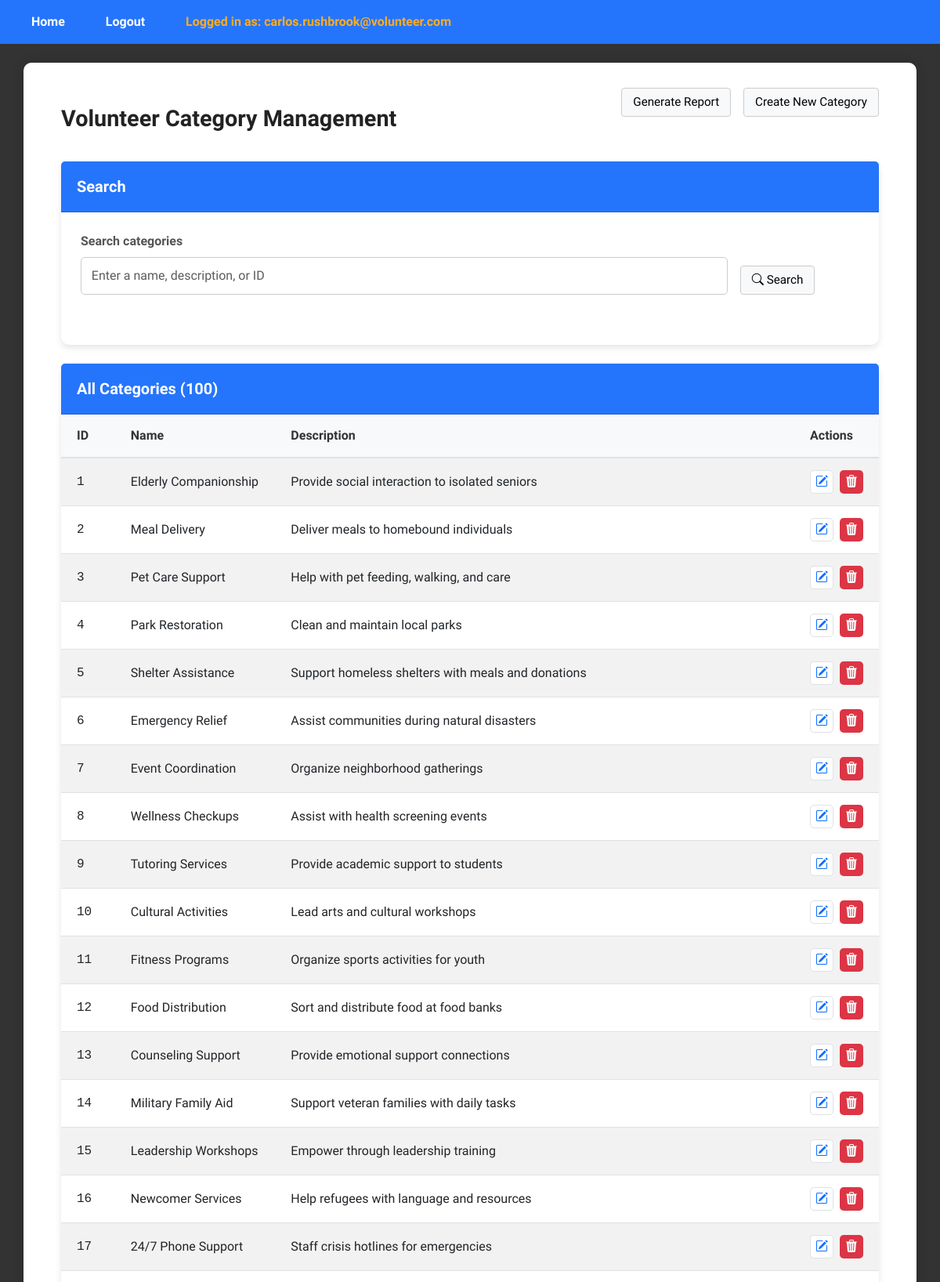
The page /ViewVolunteerCategoryPage (signed in, upper part) on the database its author committed.
### tables this page shows
CREATE TABLE category (
    category_id INTEGER PRIMARY KEY AUTOINCREMENT,
    category_name VARCHAR(30),
    category_desc TEXT
);

### app.py (the view)
@app.route("/ViewVolunteerCategoryPage", methods=["GET"])
def viewVolunteerCategoryPage():
    if 'email' not in session:
        return redirect(url_for('login'))
    if session['role_id'] != 2 and 'email' in session:
        return redirect(url_for('login'))
    category_keyword = (request.args.get('category_keyword') or "").strip()   # ← read the search text
    view_controller = ViewVolunteerCategoryController()
    search_controller = SearchVolunteerCategoryController()
    if not category_keyword:
        all_categories = view_controller.viewVolunteerCategory()
    else:
        all_categories = search_controller.searchVolunteerCategory(category_keyword)
    return render_template("pm/ViewVolunteerCategoryPage.html", categories=all_categories, category_keyword=category_keyword)

### controllers/pm/ViewVolunteerCategoryController.py (called while the page is built)
    def viewVolunteerCategory(self):
        categories = Category()
        return categories.viewVolunteerCategory()

### database/database_management.py (called while the page is built)
def dbConnection():
    return sqlite3.connect("database/volunteer_system.db")

### entities/Category.py (called while the page is built)
    def viewVolunteerCategory(self):
        conn = database_management.dbConnection()
        conn.row_factory = sqlite3.Row
        cursor = conn.cursor()
        cursor.execute("SELECT * FROM category")
        rows = cursor.fetchall()
        conn.close()
        return [Category(**dict(row)) for row in rows] if rows else []

### templates/pm/ViewVolunteerCategoryPage.html (shortened to what this page needs)
{% extends "layout.html" %}
{% block content %}
<div class="dashboard-wrapper">
  <div class="dashboard-container">
    <div class="d-flex justify-content-between align-items-center mb-3">
      <h1 class="m-0">Volunteer Category Management</h1>
      <div class="d-flex gap-2 align-items-center mb-3">
        <div class="d-flex align-items-center gap-3" style="margin-bottom: 25px;">
          <a href="{{ url_for('reportManagementPage') }}" class="plain-btn">Generate Report</a>
          <a href="{{ url_for('createVolunteerCategoryPage') }}" class="plain-btn">Create New Category</a>
        </div>
      </div>
    </div>
    </div>
  <form class="card mb-4" method="get" action="{{ url_for('viewVolunteerCategoryPage') }}">
  <div class="card-header">
    <h5 class="m-0"> Search</h5>
  </div>
  <div class="card-body row g-3">
    <div class="col-md-10">
      <label class="form-label">Search categories</label>
      <input id="categoryKeywordInput" name="category_keyword" value="{{ request.args.get('category_keyword','') }}" type="text" class="form-control" placeholder="Enter a name, description, or ID">
    </div>
    <div class="col-md-2 d-flex align-items-end">
      <button class="plain-btn" type="submit"><i class="bi bi-search"></i> Search</button>
    </div>
  </div>
</form>
    {% if not categories %}
    <h2 style="text-align: center;">No such category found!</h3>
    {% else %}
    <div class="card">
      <div class="card-header d-flex justify-content-between align-items-center">
        <h5 class="m-0">All Categories ({{ categories|length }})</h5>
      </div>
      <div class="card-body p-0">
        <div class="table-responsive">
          <table class="table table-striped table-hover m-0 align-middle">
            <thead class="table-light">
              <tr>
                <th style="width: 80px;">ID</th>
                <th>Name</th>
                <th style="width: 100%">Description</th>
                <th style="width: 100px;">Actions</th>
              </tr>
            </thead>
            <tbody>
              {% for category in categories %}
              <tr>
                <td class="text-monospace" value="{{ request.args.get('category_id','') }}">{{ category.category_id }}</td>
                <td>{{ category.category_name }}</td>
                <td>{{ category.category_desc }}</a></td>
                <td>
                  <div class="btn-toolbar" role="toolbar">
                    <div style="display: flex !important; flex-direction: row !important; gap: 0.5rem; align-items: center;">
                      <a class="btn btn-sm" href="{{ url_for('updateVolunteerCategoryPage', category_id=category.category_id) }}" title="Edit category" style="width: 30px; height: 30px; padding: 0; display: flex; align-items: center; justify-content: center; cursor: pointer; background-color: white; border: 1px solid #dee2e6; border-radius: 5px !important;">
                        <i class="bi bi-pencil-square" style="color: #0d6efd; font-size: 16px;"></i>
                      </a>
                      <form method="post" action="{{ url_for('deleteVolunteerCategoryPage', category_id=category.category_id) }}" style="margin: 0; display: inline-block;">
                        <button class="btn btn-sm" type="submit" title="Delete category" style="width: 30px; height: 30px; padding: 0; display: flex; align-items: center; justify-content: center; background-color: #dc3545; color: white; border: none; cursor: pointer; border-radius: 5px !important;">
                          <i class="bi bi-trash3-fill" style="color: white; font-size: 16px;"></i>
                        </button>
                      </form>
                    </div>
                  </div>
                </td>
              </tr>
              {% endfor %}
            </tbody>
          </table>
        </div>
      </div>
    </div>
    {% endif %}
  </div>
{% endblock %}

### static/css/styles.css (style rules this page uses)
body { font-family: "Stack Sans Headline", system-ui, 'Trebuchet MS', "Segoe UI", Geneva, Verdana, sans-serif; background: #333; color: #333; margin: 0; padding: 0; min-height: 100vh; }
h1 { text-align: center; margin-bottom: 1.5rem; color: #222; font-weight: 700; font-size: 1.8rem; }
form div { margin-bottom: 1.2rem; }
label { display: block; margin-bottom: 0.4rem; font-weight: 600; color: #555; }
input[type="email"], input[type="password"], input[type="text"] { width: 100%; padding: 0.7rem 0.8rem; border-radius: 5px; border: 1.5px solid #ccc; font-size: 1rem; transition: border-color 0.3s ease; box-sizing: border-box; }
.card { box-shadow: 0 4px 8px rgba(0,0,0,0.1); border-radius: 10px; border: none; margin-bottom: 30px; background: #fff; }
.card-header { background-color: #2575fc; color: white; padding: 20px; border-radius: 10px 10px 0 0; font-size: 1.2rem; }
.card-header h5 { margin: 0; font-weight: 600; }
.card-body { padding: 25px; }
.table-responsive { border-radius: 8px; overflow-x: auto; }
.table { margin-bottom: 0; width: 100%; border-collapse: collapse; table-layout: auto; }
.table thead th { padding: 15px 20px; font-weight: 600; border-bottom: 2px solid #dee2e6; white-space: nowrap; background-color: #f8f9fa; color: #333; text-align: left; }
.table tbody td { padding: 15px 20px; vertical-align: middle; border-bottom: 1px solid #dee2e6; white-space: nowrap; }
.table-striped tbody tr:nth-of-type(odd) { background-color: rgba(0,0,0,0.02); }
.table th, .table td { min-width: 100px; }
.table th:first-child, .table td:first-child { min-width: 30px; }
.table th:nth-child(2), .table td:nth-child(2) { min-width: 180px; }
.table th:nth-child(3), .table td:nth-child(3) { min-width: 250px; }
.plain-btn { background-color: #f8f9fa; border: 1px solid #ccc; color: #000; padding: 6px 14px; border-radius: 4px; font-size: 0.95rem; font-weight: 500; cursor: pointer; text-decoration: none; display: inline-block; transition: background-color 0.2s ease, border-color 0.2s ease; }

### templates/pm/ViewVolunteerCategoryPage.html (style rules this page uses)
.text-monospace { font-family: ui-monospace, SFMono-Regular, Menlo, Monaco, Consolas, "Liberation Mono", "Courier New", monospace }

### rows shown on the page
category: category_id "1", category_name "Elderly Companionship", category_desc "Provide social interaction to isolated seniors"
category: category_id "2", category_name "Meal Delivery", category_desc "Deliver meals to homebound individuals"
category: category_id "3", category_name "Pet Care Support", category_desc "Help with pet feeding, walking, and care"
category: category_id "4", category_name "Park Restoration", category_desc "Clean and maintain local parks"
category: category_id "5", category_name "Shelter Assistance", category_desc "Support homeless shelters with meals and donations"
category: category_id "6", category_name "Emergency Relief", category_desc "Assist communities during natural disasters"
category: category_id "7", category_name "Event Coordination", category_desc "Organize neighborhood gatherings"
category: category_id "8", category_name "Wellness Checkups", category_desc "Assist with health screening events"
category: category_id "9", category_name "Tutoring Services", category_desc "Provide academic support to students"
category: category_id "10", category_name "Cultural Activities", category_desc "Lead arts and cultural workshops"
category: category_id "11", category_name "Fitness Programs", category_desc "Organize sports activities for youth"
category: category_id "12", category_name "Food Distribution", category_desc "Sort and distribute food at food banks"
category: category_id "13", category_name "Counseling Support", category_desc "Provide emotional support connections"
category: category_id "14", category_name "Military Family Aid", category_desc "Support veteran families with daily tasks"
category: category_id "15", category_name "Leadership Workshops", category_desc "Empower through leadership training"
category: category_id "16", category_name "Newcomer Services", category_desc "Help refugees with language and resources"
category: category_id "17", category_name "24/7 Phone Support", category_desc "Staff crisis hotlines for emergencies"

### other values the page prints
{{ session.email }} "carlos.rushbrook@volunteer.com"
{{ categories|length }} "100"
